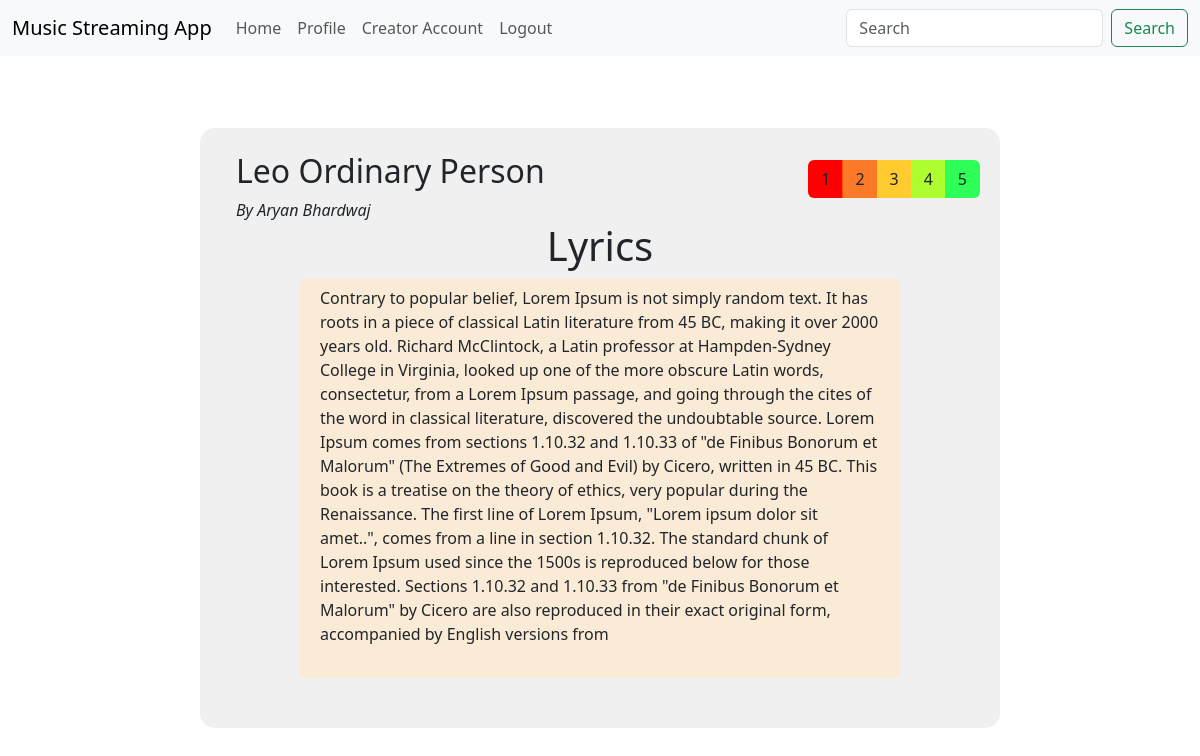
/read_lyrics/7 (signed in), run on the app's committed database.
### website/models.py (models this page shows)
class Song(db.Model):
    __tablename__ = 'song'
    id = db.Column(db.Integer, primary_key=True, autoincrement=True)
    title = db.Column(db.String(255), nullable=False)
    artist_id = db.Column(db.Integer, db.ForeignKey('user.id'), nullable=False)
    release_date = db.Column(db.Date, nullable=False)
    genre = db.Column(db.String(50), nullable=False)
    album_id = db.Column(db.Integer, db.ForeignKey('album.id'))
    file_path = db.Column(db.String(255), nullable=False)
    lyrics = db.Column(db.Text)
    upload_date = db.Column(db.DateTime(timezone=True), default=func.now())
    playlists = relationship('Playlist', secondary='playlist_songs', back_populates='songs', lazy=True)
    ratings = relationship('Rating', back_populates='song', lazy=True)
    album = db.relationship('Album',secondary='album_songs', back_populates='songs', lazy=True)
    artist = db.relationship('User', back_populates='songs', lazy=True)
    is_flagged = db.Column(db.Boolean, default=False)

class User(db.Model, UserMixin):
    __tablename__ = 'user'
    id = db.Column(db.Integer, primary_key=True, autoincrement=True)
    firstname = db.Column(db.String(80), nullable=False)
    lastname = db.Column(db.String(80), nullable=False)
    email = db.Column(db.String(120), unique=True, nullable=False)
    password = db.Column(db.String(256), nullable=False)
    user_type = db.Column(db.String(80), nullable=False)
    is_blacklisted = db.Column(db.Boolean, default=False)
    registration_date = db.Column(
        db.DateTime(timezone=True), default=func.now())
    songs = relationship('Song', back_populates='artist', lazy=True)
    albums = relationship('Album', back_populates='artist', lazy=True)
    ratings = relationship('Rating', back_populates='user', lazy=True)

### website/controllers.py (the view)
@controllers.route('/read_lyrics/<int:song_id>')
@login_required
def read_lyrics(song_id):
    song = Song.query.get(song_id)
    return render_template('read_lyrics.html', user=current_user, song=song)

### website/__init__.py (called while the page is built)
def create_app():
    app = Flask(__name__)
    app.config['SECRET_KEY'] = 'sjhfsdfkisjfdisnmf'
    app.config['SQLALCHEMY_DATABASE_URI'] = f'sqlite:///{DATABASE_NAME}'
    db.init_app(app)
    from .controllers import controllers
    from .auth import auth
    from .models import User
    app.register_blueprint(controllers, url_prefix='/')
    app.register_blueprint(auth, url_prefix='/')
    if not path.exists('instance/' + DATABASE_NAME):
        with app.app_context():
            db.create_all()
    login_manager = LoginManager()
    login_manager.login_view = 'auth.login'
    login_manager.init_app(app)
    @login_manager.user_loader
    def load_user(id):
        return User.query.get(int(id))
    return app

### website/templates/read_lyrics.html
{% extends 'base.html' %} {% block title %} {{song.title}} {% endblock title %}
{% block content %}
<br />
<br />
<div class="container" style="
    height: 600px;
    width: 800px;
    background-color: #f0f0f0;
    border-radius: 15px;
  ">
  <br />
  <div class="row">
    <div class="col">
      <h2 class="ms-4">{{song.title}}</h2>
      <em class="ms-4"> By {{song.artist.firstname}} {{song.artist.lastname}}</em>
    </div>
    <div class="col text-end mt-2 me-2">
      <form method="POST" action="{{ url_for('controllers.rate_song', song_id=song.id) }}">
        <div class="btn-group" role="group" aria-label="Rating">
          <button type="submit" class="btn" style="background-color: red;" name="rating" value="1">1</button>
          <button type="submit" class="btn" style="background-color: rgba(255, 98, 0, 0.832);" name="rating"
            value="2">2</button>
          <button type="submit" class="btn" style="background-color: rgb(255, 203, 47);" name="rating"
            value="3">3</button>
          <button type="submit" class="btn" style="background-color: greenyellow;" name="rating" value="4">4</button>
          <button type="submit" class="btn" style="background-color: rgb(47, 255, 89);" name="rating"
            value="5">5</button>
        </div>
      </form>
    </div>
  </div>
  <h1 class="text-center">Lyrics</h1>
  <div class="container rounded mt-2" style="
      border-radius: 15px;
      width: 600px;
      height: 400px;
      background-color: antiquewhite;
      overflow: auto;
    ">
    <p class="m-2">
      {{song.lyrics}}
    </p>
  </div>
</div>
{% endblock content %}

### data on the page
Song: title "Leo Ordinary Person", lyrics "Contrary to popular belief, Lorem Ipsum is not simply random text. It has roots in a piece of classical Latin literature from 45 BC, making it over 2000 years old. Richard McClintock, a Latin professor at Hampden-Sydney College in Virginia, looked up one of the more obscure Latin words, consectetur, from a Lorem Ipsum passage, and going through the cites of the word in classical literature, discovered the undoubtable source. Lorem Ipsum comes from sections 1.10.32 and 1.10.33 of \"de Finibus Bonorum et Malorum\" (The Extremes of Good and Evil) by Cicero, written in 45 BC. This book is a treatise on the theory of ethics, very popular during the Renaissance. The first line of Lorem Ipsum,…"
User: artist.firstname "Aryan", artist.lastname "Bhardwaj"
